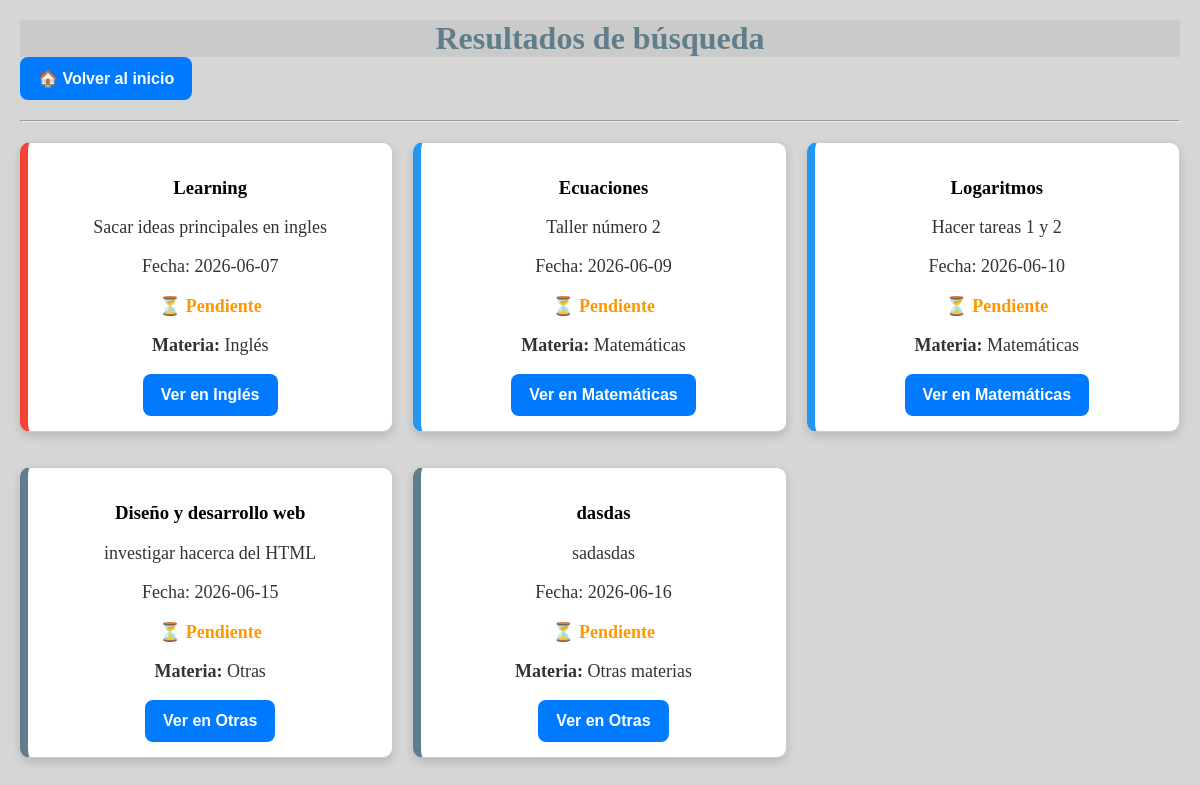
Page /buscar on the earlier database version.
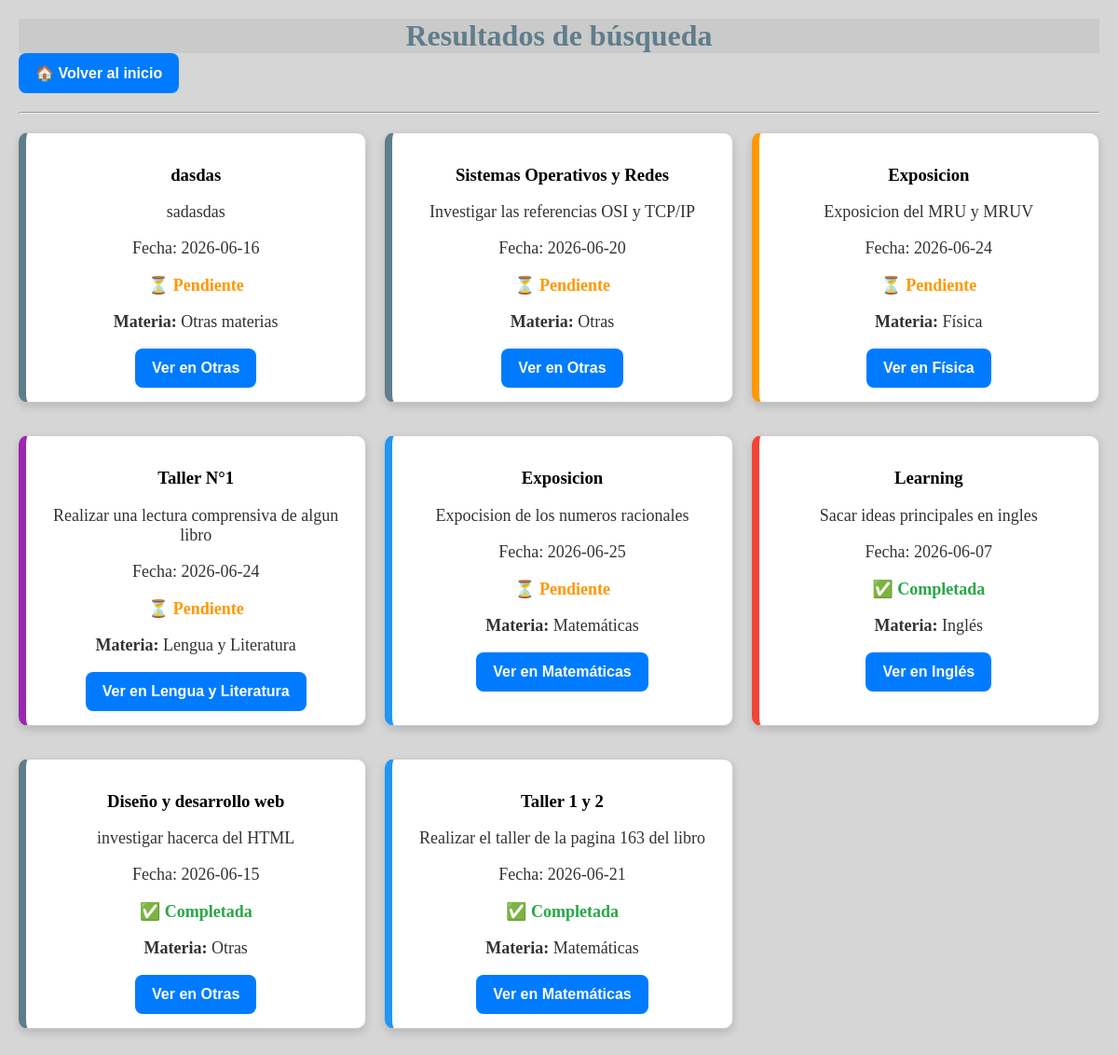
Same page on the later database version.
### tables this page shows
CREATE TABLE tareas (
        id INTEGER PRIMARY KEY AUTOINCREMENT,
        titulo TEXT,
        materia TEXT,
        descripcion TEXT,
        fecha TEXT,
        estado TEXT
    );

### app.py (the view)
@app.route("/buscar")
def buscar():
    texto = request.args.get("texto", "")
    conexion = sqlite3.connect("database.db")
    cursor = conexion.cursor()
    cursor.execute("""
    SELECT * FROM tareas
    WHERE titulo LIKE ? OR materia LIKE ?
    ORDER BY estado DESC, fecha ASC
    """, (f"%{texto}%", f"%{texto}%"))
    tareas = cursor.fetchall()
    conexion.close()
    return render_template(
        "resultado_busqueda.html",
        tareas=tareas,
    )

### templates/resultado_busqueda.html (shortened to what this page needs)
<!DOCTYPE html>
<html lang="en">
<head>
    <link rel="stylesheet" href="/static/styles.css">
</head>
<body>
    <h1 class="otras">Resultados de búsqueda</h1>
    <a href="/">
        <button>🏠 Volver al inicio</button>
    </a>
    <hr>
    {% if tareas %}
        <div class="tareas_contenedor">
        {% for tarea in tareas %}
            <div class="tarea {% if tarea[2] == "Matemáticas" %}matematicas{% elif tarea[2] == "Lengua y Literatura" %}lengua{% elif tarea[2] == "Inglés" %}ingles{% elif tarea[2] == "Física" %}fisica{% elif tarea[2] == "Química" %}quimica{% else %}otras{% endif %}">
                <h3>{{ tarea[1] }}</h3>
                <p>{{ tarea[3] }}</p>
                <p>Fecha: {{ tarea[4] }}</p>
                {% if tarea[5] == "Pendiente" %}
                    <p class="pendiente">⏳ Pendiente</p>
                {% else %}
                    <p class="completada">✅ Completada</p>
                {% endif %}
                <p><strong>Materia:</strong> {{ tarea[2] }}</p>
                {% if tarea[2] == "Matemáticas" %}
                <a href="/matematicas">
                    <button>Ver en Matemáticas</button>
                </a>
                {% elif tarea[2] == "Lengua y Literatura" %}
                <a href="/lengua">
                    <button>Ver en Lengua y Literatura</button>
                </a>
                {% elif tarea[2] == "Inglés" %}
                <a href="/ingles">
                    <button>Ver en Inglés</button>
                </a>
                {% elif tarea[2] == "Física" %}
                <a href="/fisica">
                    <button>Ver en Física</button>
                </a>
                {% elif tarea[2] == "Química" %}
                <a href="/quimica">
                    <button>Ver en Química</button>
                </a>
                {% else %}
                <a href="/otras">
                    <button>Ver en Otras</button>
                </a>
                {% endif %}
            </div>
        {% endfor %}
        </div>
    {% else %}
        <p>No se encontraron resultados.</p>
    {% endif %}
</body>
</html>

### static/styles.css (style rules this page uses)
body { font-family: sanvito, cursive; background-color: #d6d6d6; margin: 0; padding: 20px; }
h1 { text-align: center; margin-bottom:10px; }
p { text-align: center; font-size: 18px; color: #333; }
button { background-color: #007bff; color: white; padding: 12px 18px; border: none; border-radius: 8px; cursor: pointer; font-size: 16px; font-weight: bold; }
hr { margin: 20px 0; }
.tarea { text-align: center; background-color: white; padding: 15px; border: 1px solid #ccc; border-radius: 10px; margin-bottom: 15px; }
.pendiente { color: #ff9800; font-weight: bold; }
.completada { color: #28a745; font-weight: bold; }
.tarea { background-color: white; padding: 15px; border-radius: 10px; margin-bottom: 15px; border-left: 5px solid #007bff; min-height: 250px; }
.tarea.matematicas { border-left: 8px solid #2196f3; }
.tarea.lengua { border-left: 8px solid #9c27b0; }
.tarea.ingles { border-left: 8px solid #f44336; }
.tarea.fisica { border-left: 8px solid #ff9800; }
.tarea.otras { border-left: 8px solid #607d8b; }
h1.otras { margin:auto; background-color: #cacaca; color: #607d8b; }
.contenedor_formulario, .resumen, .tarea { box-shadow: 0px 4px 10px rgba(0,0,0,0.15); }
.tareas_contenedor { display: grid; grid-template-columns: repeat(3, 1fr); gap: 20px; }

Differences in the rows shown:
removed tareas: titulo "Ecuaciones", descripcion "Taller número 2", fecha "2026-06-09", estado "⏳ Pendiente", materia "Matemáticas", shows "Ver en Matemáticas"
removed tareas: titulo "Logaritmos", descripcion "Hacer tareas 1 y 2", fecha "2026-06-10", estado "⏳ Pendiente", materia "Matemáticas", shows "Ver en Matemáticas"
shown differently, row unchanged: tareas "dasdas": moves up the list
added tareas: titulo "Sistemas Operativos y Redes", descripcion "Investigar las referencias OSI y TCP/IP", fecha "2026-06-20", estado "⏳ Pendiente", materia "Otras", shows "Ver en Otras"
added tareas: titulo "Exposicion", descripcion "Exposicion del MRU y MRUV", fecha "2026-06-24", estado "⏳ Pendiente", materia "Física", shows "Ver en Física"
added tareas: titulo "Taller N°1", descripcion "Realizar una lectura comprensiva de algun libro", fecha "2026-06-24", estado "⏳ Pendiente", materia "Lengua y Literatura", shows "Ver en Lengua y Literatura"
added tareas: titulo "Exposicion", descripcion "Expocision de los numeros racionales", fecha "2026-06-25", estado "⏳ Pendiente", materia "Matemáticas", shows "Ver en Matemáticas"
changed tareas "Learning": estado "⏳ Pendiente" → "✅ Completada"
changed tareas "Diseño y desarrollo web": estado "⏳ Pendiente" → "✅ Completada"
added tareas: titulo "Taller 1 y 2", descripcion "Realizar el taller de la pagina 163 del libro", fecha "2026-06-21", estado "✅ Completada", materia "Matemáticas", shows "Ver en Matemáticas"
